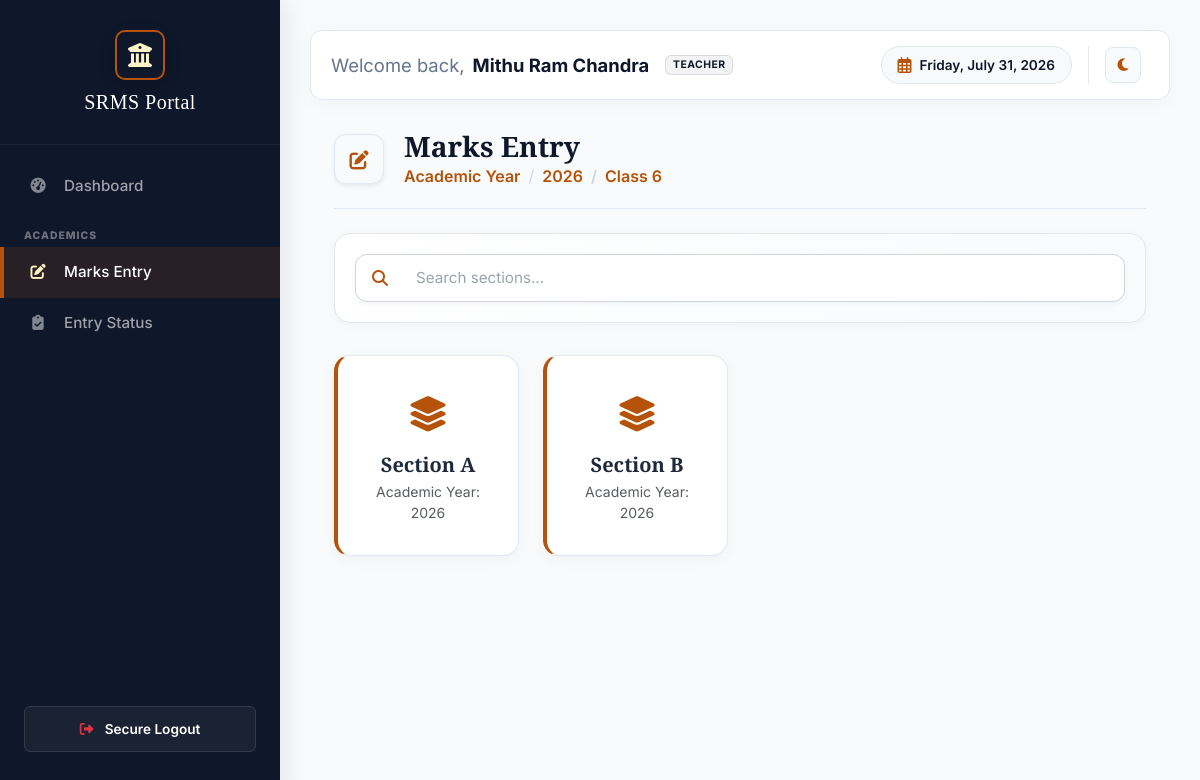
The app's page /admin/marks-entry.php?step=sections&class_name=Class+6&academic_year=2026 (signed in) with its own data.
### tables this page shows
CREATE TABLE `classes` (
  `id` int(11) NOT NULL,
  `class_name` varchar(50) NOT NULL,
  `section` varchar(10) NOT NULL,
  `academic_year` year(4) NOT NULL
);

### admin/marks-entry.php (the view, shortened to what this page needs)
<?php
include('../includes/db_config.php');
$stmt_sys = $conn->query("SELECT setting_key, setting_value FROM system_settings");
$sys_settings = $stmt_sys->fetchAll(PDO::FETCH_KEY_PAIR);
$marks_entry_permitted = ($sys_settings['marks_entry_enabled'] ?? '1') === '1';
$lock_notice = $sys_settings['lock_message'] ?? "Marks entry is currently closed. Please contact the administrator.";
$academic_year = $_GET['academic_year'] ?? null;
$step = $_GET['step'] ?? ($academic_year ? 'classes' : 'years');
$class_name = $_GET['class_name'] ?? null;
$class_id = $_GET['class_id'] ?? null;
$subject_id = $_GET['subject_id'] ?? null;
$years_list = [];
$sections_list = [];
$current_class_info = null;
if ($step == 'years') {
    if (is_teacher()) {
        $stmt = $conn->prepare("SELECT DISTINCT c.academic_year
                              FROM classes c
                              JOIN teacher_assignments ta ON c.id = ta.class_id
                              WHERE ta.teacher_id = ?
                              ORDER BY c.academic_year ASC");
        $stmt->execute([$_SESSION['admin_id']]);
        $years_list = $stmt->fetchAll();
    } else {
        $years_list = $conn->query("SELECT DISTINCT academic_year FROM classes ORDER BY academic_year ASC")->fetchAll();
    }
} elseif ($step == 'sections' && $class_name && $academic_year) {
    if (is_teacher()) {
        $stmt = $conn->prepare("SELECT DISTINCT c.*
                              FROM classes c
                              JOIN teacher_assignments ta ON c.id = ta.class_id
                              WHERE c.class_name = ? AND ta.teacher_id = ? AND c.academic_year = ?
                              ORDER BY c.section");
        $stmt->execute([$class_name, $_SESSION['admin_id'], $academic_year]);
        $sections_list = $stmt->fetchAll();
    } else {
        $stmt = $conn->prepare("SELECT * FROM classes WHERE class_name = ? AND academic_year = ? ORDER BY section");
        $stmt->execute([$class_name, $academic_year]);
        $sections_list = $stmt->fetchAll();
    }
}
?>
<!DOCTYPE html>
<html lang="en">
<head>
    <?php include('header.php'); ?>
</head>
<body>
    <?php include('sidebar.php'); ?>
    <div id="content">
        <?php include('topbar.php'); ?>
        <div class="container-fluid px-0 px-md-4">
            <div class="page-header mb-4">
                <div class="d-flex align-items-center">
                    <div class="header-icon-box shadow-sm">
                        <i class="fas fa-edit"></i>
                    </div>
                    <div>
                        <h1 class="mb-0">Marks Entry</h1>
                        <nav aria-label="breadcrumb">
                            <ol class="breadcrumb bg-transparent p-0 mb-0 small">
                                <li class="breadcrumb-item <?php echo ($step == 'years' ? 'active' : ''); ?>">
                                    <a href="marks-entry.php?view_all=1">Academic Year</a>
                                </li>
                                <?php if ($academic_year): ?>
                                    <li class="breadcrumb-item <?php echo ($step == 'classes' ? 'active' : ''); ?>">
                                        <a href="marks-entry.php?step=classes&academic_year=<?php echo urlencode($academic_year); ?>"><?php echo $academic_year; ?></a>
                                    </li>
                                <?php endif; ?>
                                <?php
                                    $breadcrumb_class = $class_name ?: ($current_class_info['class_name'] ?? null);
                                ?>
                                <?php if (($step == 'sections' || $step == 'subjects' || $step == 'marks') && $breadcrumb_class): ?>
                                    <li class="breadcrumb-item <?php echo ($step == 'sections' ? 'active' : ''); ?>">
                                        <a href="marks-entry.php?step=sections&class_name=<?php echo urlencode($breadcrumb_class); ?>&academic_year=<?php echo urlencode($academic_year); ?>"><?php echo $breadcrumb_class; ?></a>
                                    </li>
                                <?php endif; ?>
                            </ol>
                        </nav>
                    </div>
                </div>
            </div>
            <?php if (!$marks_entry_permitted && is_teacher()): ?>
                <div class="row justify-content-center mt-4">
                    <div class="col-xl-5 col-lg-7">
                        <div class="card border-0 shadow-sm text-center py-4 px-4" style="border-radius: 20px; background: white;">
                            <div class="mb-3">
                                <div class="mx-auto d-flex align-items-center justify-content-center"
                                     style="width: 70px; height: 70px; background: #fff7ed; color: #f97316; border-radius: 50%; font-size: 2rem;">
                                    <i class="fas fa-lock"></i>
                                </div>
                            </div>
                            <h3 class="serif-font fw-bold mb-2" style="color: var(--prestige-text);">Grading Portal Closed</h3>
                            <p class="text-muted mb-4 small mx-auto" style="max-width: 380px;">
                                <?php echo htmlspecialchars($lock_notice); ?>
                            </p>
                            <div class="pt-3 border-top">
                                <a href="dashboard.php" class="btn btn-sm btn-outline-secondary px-4" style="border-radius: 8px;">
                                    <i class="fas fa-arrow-left me-2"></i> Return to Dashboard
                                </a>
                            </div>
                        </div>
                    </div>
                </div>
            <?php else: ?>
            <?php if ($step == 'years'): ?>
                <?php
                    $query_ta = "
                        SELECT ta.id, c.id as class_id, c.class_name, c.section, c.academic_year, s.id as subject_id, s.subject_name,
                               adm.full_name, adm.username
                        FROM teacher_assignments ta
                        JOIN classes c ON ta.class_id = c.id
                        JOIN subjects s ON ta.subject_id = s.id
                        JOIN admins adm ON ta.teacher_id = adm.id
                        " . (is_admin() ? "" : "WHERE ta.teacher_id = ?") . "
                        ORDER BY c.academic_year ASC, c.class_name, c.section
                        LIMIT 12";
                    $stmt_ta = $conn->prepare($query_ta);
                    if (!is_admin()) {
                        $stmt_ta->execute([$_SESSION['admin_id']]);
                    } else {
                        $stmt_ta->execute();
                    }
                    $shortcuts = $stmt_ta->fetchAll();
                ?>
                <div class="search-filter-container">
                    <div class="search-filter-box">
                        <div class="search-filter-icon">
                            <i class="fas fa-search"></i>
                        </div>
                        <input type="text" id="marksEntrySearch" class="search-filter-input"
                               placeholder="Search by subject, class, teacher, or year..."
                               autocomplete="off"
                               aria-label="Search marks entry">
                        <button type="button" id="clearSearchBtn" class="search-filter-clear" title="Clear search">
                            <i class="fas fa-times"></i>
                        </button>
                    </div>
                    <div id="searchResultInfo" class="search-filter-result-info"></div>
                </div>
                <?php if (!empty($shortcuts)): ?>
                    <h4 class="serif-font mb-4" style="color: var(--prestige-text); font-weight: 700;">
                        <?php echo is_admin() ? "Academic Assignments" : "Your Responsibilities"; ?>
                    </h4>
                    <div class="row g-4 mb-5" id="shortcutsContainer">
                        <?php foreach ($shortcuts as $ts): ?>
                            <div class="col-xl-4 col-md-6 drill-card-wrapper"
                                 data-search="<?php echo strtolower(htmlspecialchars($ts['subject_name'] . ' ' . $ts['class_name'] . ' ' . $ts['section'] . ' ' . $ts['academic_year'] . ' ' . ($ts['full_name'] ?? '') . ' ' . ($ts['username'] ?? ''))); ?>">
                                <a href="marks-entry.php?step=marks&class_id=<?php echo $ts['class_id']; ?>&subject_id=<?php echo $ts['subject_id']; ?>&academic_year=<?php echo urlencode($ts['academic_year']); ?>"
                                   class="drill-card p-4" style="border-left: 4px solid var(--prestige-gold);">
                                    <div class="text-center">
                                        <div class="drill-icon" style="font-size: 2rem; color: var(--prestige-gold); margin-bottom: 0.5rem;">
                                            <i class="fas fa-book-open"></i>
                                        </div>
                                        <div class="h5 fw-bold mb-1" style="color: var(--prestige-text); font-family: 'Playfair Display', serif;">
                                            <?php echo htmlspecialchars($ts['subject_name']); ?>
                                        </div>
                                        <div class="text-muted small mb-2">
                                            <?php echo htmlspecialchars($ts['class_name']); ?> &mdash; Section <?php echo htmlspecialchars($ts['section']); ?>
                                        </div>
                                        <div class="badge mb-2" style="font-size: 0.7rem; padding: 5px 10px; border-radius: 6px;">
                                            Session: <?php echo htmlspecialchars($ts['academic_year']); ?>
                                        </div>
                                        <?php if (is_admin()): ?>
                                            <div class="small text-muted border-top pt-2 mt-1">
                                                <?php
                                                    $t_display = !empty($ts['full_name'])
                                                        ? $ts['full_name'] . " (@" . $ts['username'] . ")"
                                                        : "@" . ($ts['username'] ?? 'Not Assigned');
                                                ?>
                                                <i class="fas fa-user-tie me-1"></i> Teacher: <strong><?php echo htmlspecialchars($t_display); ?></strong>
                                            </div>
                                        <?php endif; ?>
                                    </div>
                                </a>
                            </div>
                        <?php endforeach; ?>
                    </div>
                    <div class="d-flex align-items-center mb-4">
                        <hr class="flex-grow-1 opacity-10">
                        <span class="mx-3 small text-uppercase fw-bold text-muted" style="letter-spacing: 2px;">Or browse manually</span>
                        <hr class="flex-grow-1 opacity-10">
                    </div>
                <?php endif; ?>
                <div class="row g-4" id="yearsContainer">
                    <?php foreach ($years_list as $y): ?>
                        <div class="col-xl-2 col-md-3 col-sm-6 drill-card-wrapper"
                             data-search="<?php echo strtolower('year ' . htmlspecialchars($y['academic_year']) . ' session'); ?>">
                            <a href="marks-entry.php?step=classes&academic_year=<?php echo urlencode($y['academic_year']); ?>"
                                class="drill-card year-drill-card">
                                <div class="card-body text-center">
                                    <div class="drill-icon" style="color: var(--prestige-gold-light);">
                                        <i class="fas fa-calendar-alt"></i>
                                    </div>
                                    <div class="h4 fw-bold text-white mb-1" style="font-family: 'Playfair Display', serif;">
                                        <?php echo $y['academic_year']; ?>
                                    </div>
                                    <div class="text-white-50" style="font-size: 0.75rem;">Select Session</div>
                                </div>
                            </a>
                        </div>
                    <?php endforeach; ?>
                </div>
                <div id="searchEmpty" class="search-filter-empty">
                    <i class="fas fa-search"></i>
                    <h5 class="fw-bold mb-2">No results found</h5>
                    <p class="mb-0 text-muted">Try searching with different keywords or browse manually.</p>
                </div>
            <?php elseif ($step == 'sections'): ?>
                <div class="search-filter-container">
                    <div class="search-filter-box">
                        <div class="search-filter-icon">
                            <i class="fas fa-search"></i>
                        </div>
                        <input type="text" id="sectionSearch" class="search-filter-input"
                               placeholder="Search sections..."
                               autocomplete="off"
                               aria-label="Search sections">
                    </div>
                </div>
                <div class="row g-4" id="sectionsContainer">
                    <?php foreach ($sections_list as $s): ?>
                        <div class="col-xl-3 col-md-4 drill-card-wrapper"
                             data-search="<?php echo strtolower('section ' . htmlspecialchars($s['section'])); ?>">
                            <a href="marks-entry.php?step=subjects&class_id=<?php echo $s['id']; ?>&academic_year=<?php echo urlencode($academic_year); ?>"
                                class="drill-card section-drill-card">
                                <div class="card-body text-center">
                                    <div class="drill-icon" style="color: var(--prestige-gold);">
                                        <i class="fas fa-layer-group"></i>
                                    </div>
                                    <div class="h5 fw-bold mb-1" style="color: var(--prestige-text); font-family: 'Playfair Display', serif;">
                                        Section <?php echo htmlspecialchars($s['section']); ?>
                                    </div>
                                    <div class="small text-muted">Academic Year: <?php echo htmlspecialchars($s['academic_year']); ?></div>
                                </div>
                            </a>
                        </div>
                    <?php endforeach; ?>
                </div>
            <?php endif; ?>
            <?php endif;  ?>
        </div>
    </div>
</body>

### records on screen
classes: section "A", academic_year "2026"
classes: section "B", academic_year "2026"

### other values on screen
$display_name "Mithu Ram Chandra"
$academic_year "2026"
$breadcrumb_class "Class 6"
